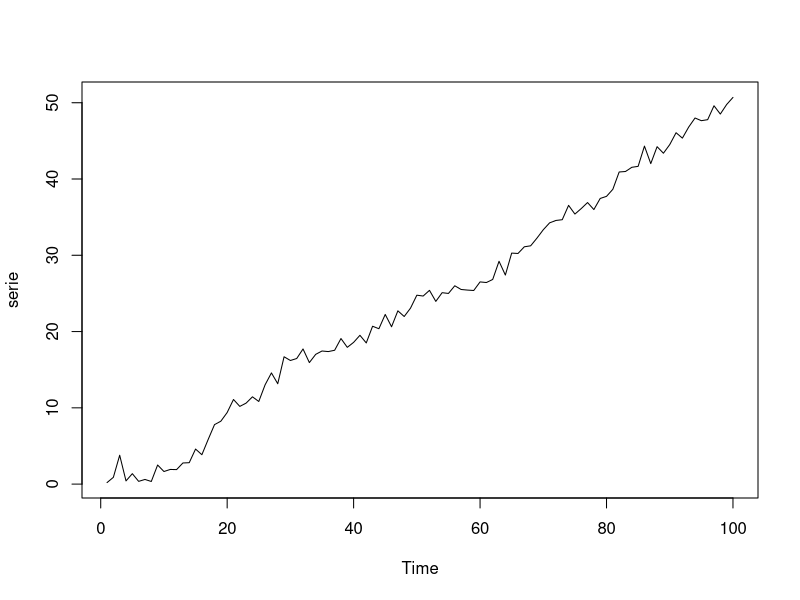
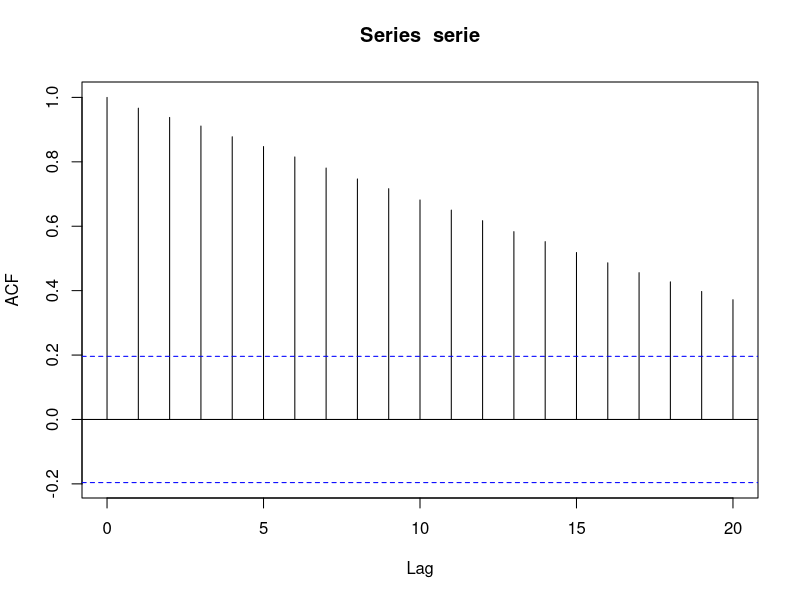
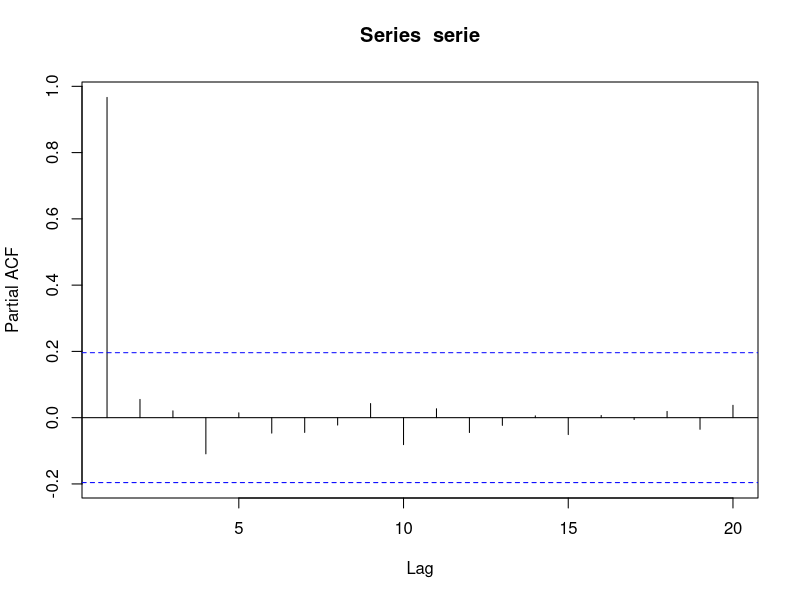
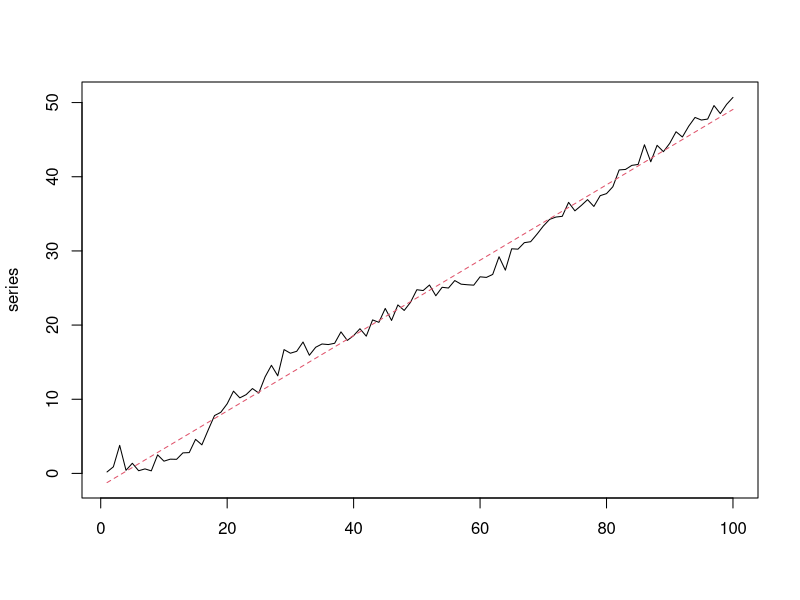
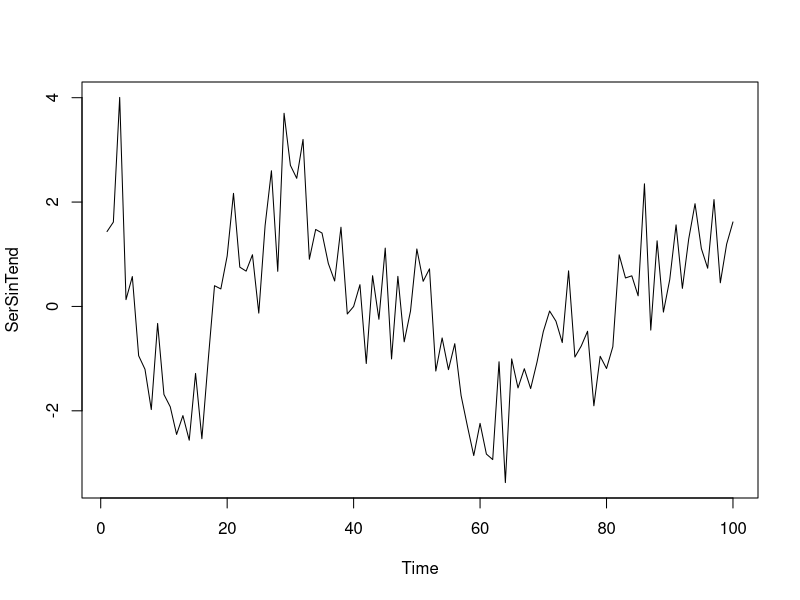
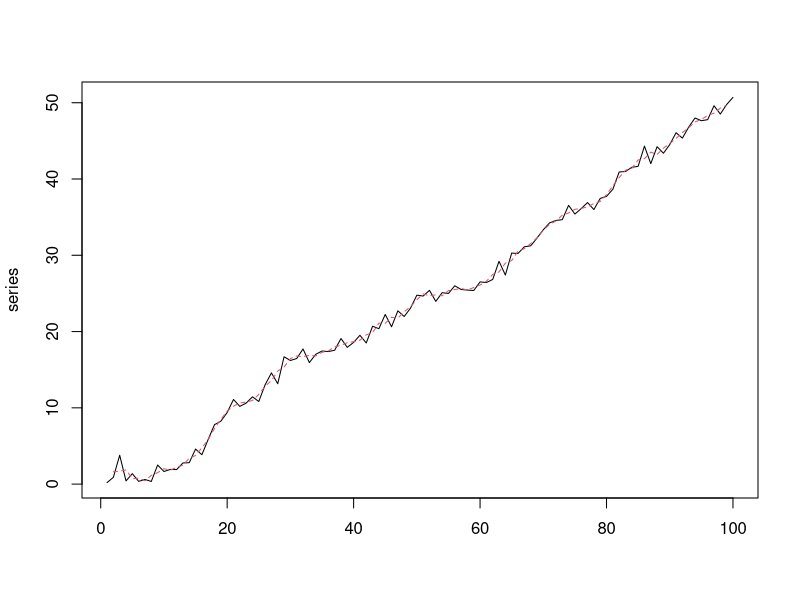
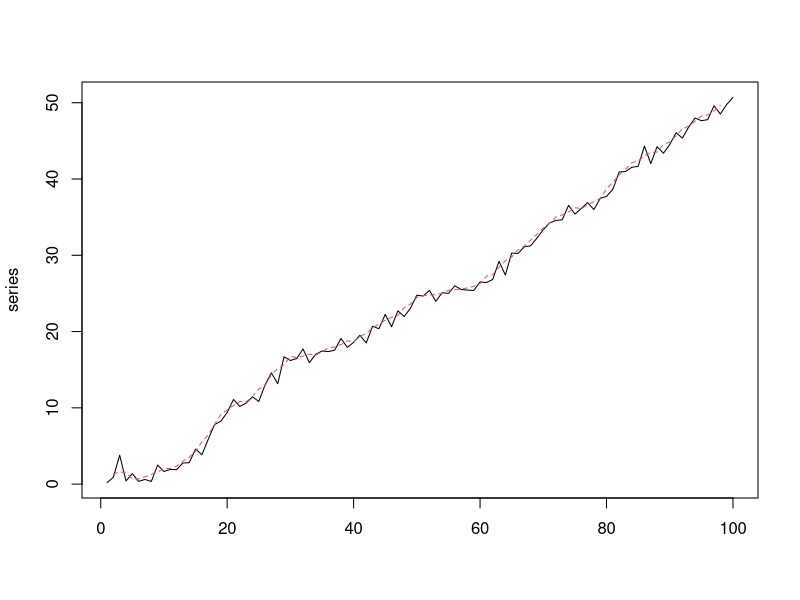
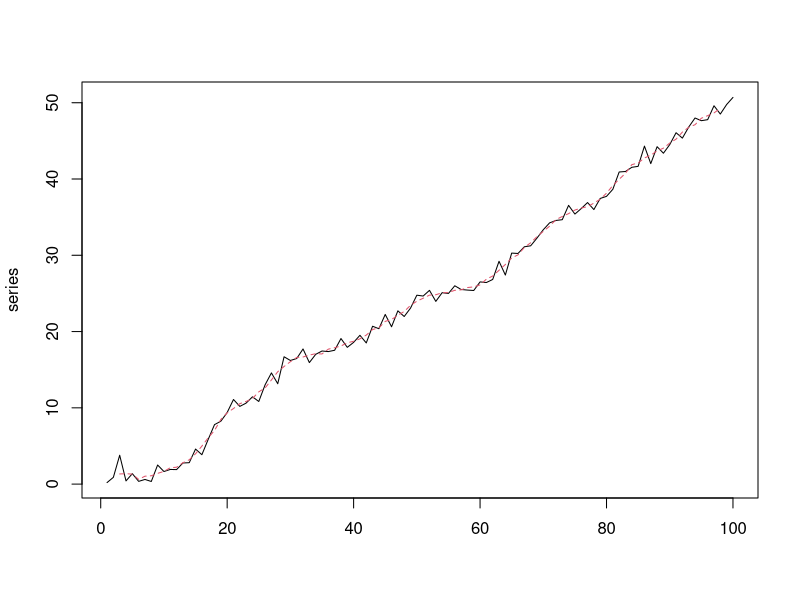

Recreate these plots in R, in order.
rm(list=ls()) # Eliminamos lo que haya en el espacio de trabajo
library("tseries") # para el test ADF

# Cargamos serie con tendencia
serie<-scan("ModeloAR2_tendencia_simulado.dat")
print("Mostrando la serie con tendencia")
plot.ts(serie) # la mostramos
print("Mostrando el ACF")
acf(serie) # Mostramos ACF
print("Mostrando el PACF")
pacf(serie) # Mostramos PACF
resul <- adf.test(serie) # Pasamos el test de ADF
cat("El resultado del test de Dickey-Fuller aumentado es un p-value=", resul$p.value, "\n")

#----------------------------------------------------
# Eliminar tendencia con aproximac. funcional
#----------------------------------------------------
# Hipótesis 1: Modelo Lineal x= a + b*t (x=serie; t=tiempo; a,b=parámetros a estimar)
tiempo<- 1:length(serie) # Creamos la variable que modela al tiempo
parametros <- lm (serie ~ tiempo) # Ajustamos modelo lineal
# Calculamos la estimación de la tendencia
TendEstimada<-parametros$coefficients[1]+tiempo*parametros$coefficients[2] 
# Mostramos en la misma figura la serie y la tendencia estimada
series<-matrix(c(t(serie), t(TendEstimada)), ncol=2); # Mostramos resultado
matplot(series, pch=1, type= "l")
print("Metodo de eliminacion de tendencia por aproximacion funcional.")
print("La hipotesis de modelado lineal es valida.")
# Eliminamos la tendencia
SerSinTend<-serie-TendEstimada;
plot.ts(SerSinTend)
print("Serie sin la tendencia.")

#----------------------------------------------------
# Eliminar tendencia con filtrado
#----------------------------------------------------
# Estimación de tendencia por filtrado de medias moviles de orden k
for (k in 3:5) {
  filtro<-rep(1/k, k); # Creamos el filtro
  # Filtramos señal
  SerFiltrada<-filter(serie,filter=filtro,sides=2,method="convolution")
  # Mostramos en la misma figura la serie y la tendencia estimada
  series<-matrix(c(t(serie), t(SerFiltrada)), ncol=2);
  matplot(series, pch=1, type= "l")
  cat("Calculo tendencia con filtro de orden k=", k, "\n")
  print("Pulse una tecla para continuar...")
  #pause<-readline(); # para pausar la ejecución
}
print("Vemos que, a mayor k, más se suaviza la serie. Vamos a quedarnos con el ultimo valor.")
# Eliminamos la tendencia
SerSinTend2<-serie-SerFiltrada;
plot.ts(SerSinTend2)
print("Serie sin la tendencia (calculada mediante filtros).")

# Mostramos en la misma figura la serie sin tendencia mediante los 2 metodos
series<-matrix(c(t(SerSinTend), t(SerSinTend2)), ncol=2);
matplot(series, pch=1, type= "l")
print("Aqui vemos como queda la serie tras quitar la tendencia con los 2 metodos.")

# Quitamos los NA de la serie sin tendencia con filtro
aux<- SerSinTend2[!is.na(SerSinTend2)];

acf(SerSinTend) # Mostramos ACF
print("Mostrando el ACF de la serie sin tendencia con el método de aprox. funcional")

acf(aux) # Mostramos ACF
print("Mostrando el ACF de la serie sin tendencia con el método de filtrado")

pacf(SerSinTend) # Mostramos PACF
print("Mostrando el PACF de la serie sin tendencia con el método de aprox. funcional")

pacf(aux) # Mostramos PACF
print("Mostrando el PACF de la serie sin tendencia con el método de filtrado")
